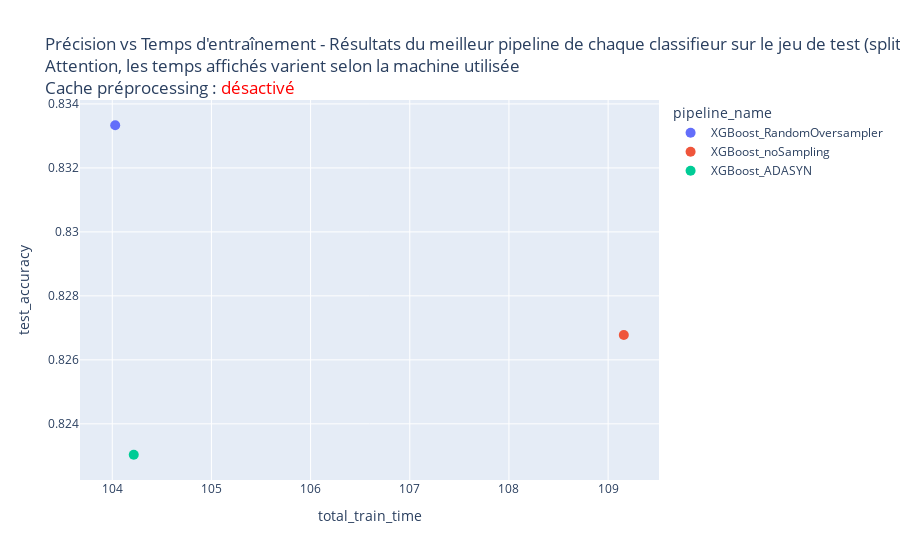
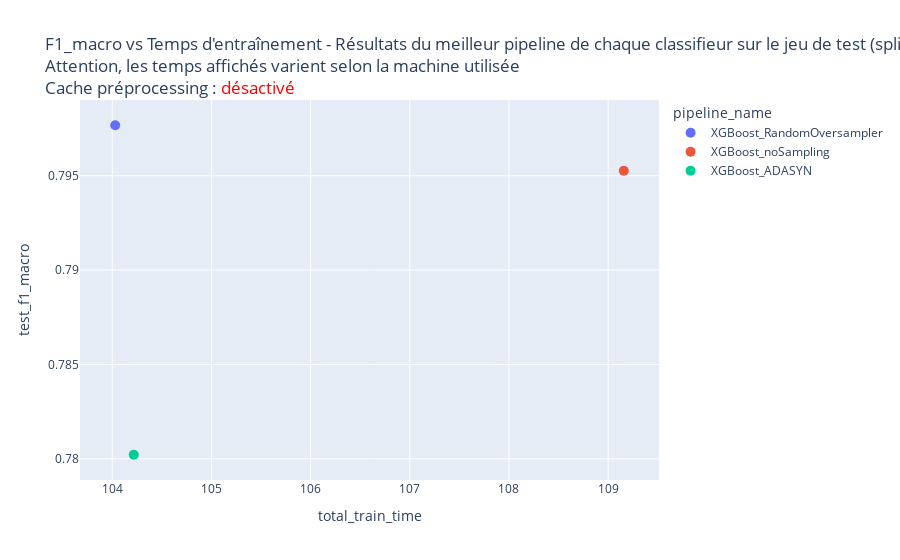
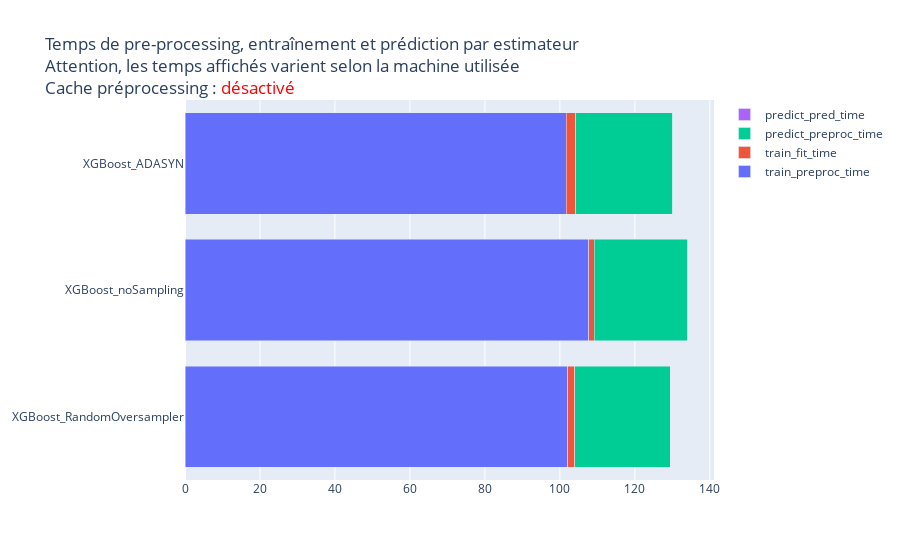

The notebook cell saved with these charts, in order:
### Code cell
# Définition des scores à afficher en fonction du temps
scores = {
    "test_accuracy": "Précision vs Temps d'entraînement - Résultats du meilleur pipeline de chaque classifieur sur le jeu de test (split 80/20)",
    "test_f1_macro": "F1_macro vs Temps d'entraînement - Résultats du meilleur pipeline de chaque classifieur sur le jeu de test (split 80/20)",
}

display_best_pipelines_graphs(best_pipelines_results_80_20)

### Figure 1 — Plotly figure (JSON) as saved in the notebook; plotly's stock layout.template omitted (floating-point values rounded to 4 significant figures)
{"data": [{"customdata": [["XGBoost_RandomOversampler"]], "hovertemplate": "pipeline_name=%{customdata[0]}<br>total_train_time=%{x:.2f}<br>test_accuracy=%{y:.4f}<extra></extra>", "legendgroup": "XGBoost_RandomOversampler", "marker": {"color": "#636efa", "size": 10, "symbol": "circle"}, "mode": "markers", "name": "XGBoost_RandomOversampler", "orientation": "v", "showlegend": true, "type": "scatter", "x": [104.0], "xaxis": "x", "y": [0.8333], "yaxis": "y"}, {"customdata": [["XGBoost_noSampling"]], "hovertemplate": "pipeline_name=%{customdata[0]}<br>total_train_time=%{x:.2f}<br>test_accuracy=%{y:.4f}<extra></extra>", "legendgroup": "XGBoost_noSampling", "marker": {"color": "#EF553B", "size": 10, "symbol": "circle"}, "mode": "markers", "name": "XGBoost_noSampling", "orientation": "v", "showlegend": true, "type": "scatter", "x": [109.2], "xaxis": "x", "y": [0.8268], "yaxis": "y"}, {"customdata": [["XGBoost_ADASYN"]], "hovertemplate": "pipeline_name=%{customdata[0]}<br>total_train_time=%{x:.2f}<br>test_accuracy=%{y:.4f}<extra></extra>", "legendgroup": "XGBoost_ADASYN", "marker": {"color": "#00cc96", "size": 10, "symbol": "circle"}, "mode": "markers", "name": "XGBoost_ADASYN", "orientation": "v", "showlegend": true, "type": "scatter", "x": [104.2], "xaxis": "x", "y": [0.823], "yaxis": "y"}], "layout": {"legend": {"title": {"text": "pipeline_name"}, "tracegroupgap": 0}, "title": {"text": "Précision vs Temps d'entraînement - Résultats du meilleur pipeline de chaque classifieur sur le jeu de test (split 80/20)<br>Attention, les temps affichés varient selon la machine utilisée<br>Cache préprocessing : <span style='color:red'>désactivé</span>"}, "xaxis": {"anchor": "y", "domain": [0, 1], "title": {"text": "total_train_time"}}, "yaxis": {"anchor": "x", "domain": [0, 1], "title": {"text": "test_accuracy"}}}}

### Figure 2 — Plotly figure (JSON) as saved in the notebook; plotly's stock layout.template omitted (floating-point values rounded to 4 significant figures)
{"data": [{"customdata": [["XGBoost_RandomOversampler"]], "hovertemplate": "pipeline_name=%{customdata[0]}<br>total_train_time=%{x:.2f}<br>test_f1_macro=%{y:.4f}<extra></extra>", "legendgroup": "XGBoost_RandomOversampler", "marker": {"color": "#636efa", "size": 10, "symbol": "circle"}, "mode": "markers", "name": "XGBoost_RandomOversampler", "orientation": "v", "showlegend": true, "type": "scatter", "x": [104.0], "xaxis": "x", "y": [0.7977], "yaxis": "y"}, {"customdata": [["XGBoost_noSampling"]], "hovertemplate": "pipeline_name=%{customdata[0]}<br>total_train_time=%{x:.2f}<br>test_f1_macro=%{y:.4f}<extra></extra>", "legendgroup": "XGBoost_noSampling", "marker": {"color": "#EF553B", "size": 10, "symbol": "circle"}, "mode": "markers", "name": "XGBoost_noSampling", "orientation": "v", "showlegend": true, "type": "scatter", "x": [109.2], "xaxis": "x", "y": [0.7953], "yaxis": "y"}, {"customdata": [["XGBoost_ADASYN"]], "hovertemplate": "pipeline_name=%{customdata[0]}<br>total_train_time=%{x:.2f}<br>test_f1_macro=%{y:.4f}<extra></extra>", "legendgroup": "XGBoost_ADASYN", "marker": {"color": "#00cc96", "size": 10, "symbol": "circle"}, "mode": "markers", "name": "XGBoost_ADASYN", "orientation": "v", "showlegend": true, "type": "scatter", "x": [104.2], "xaxis": "x", "y": [0.7802], "yaxis": "y"}], "layout": {"legend": {"title": {"text": "pipeline_name"}, "tracegroupgap": 0}, "title": {"text": "F1_macro vs Temps d'entraînement - Résultats du meilleur pipeline de chaque classifieur sur le jeu de test (split 80/20)<br>Attention, les temps affichés varient selon la machine utilisée<br>Cache préprocessing : <span style='color:red'>désactivé</span>"}, "xaxis": {"anchor": "y", "domain": [0, 1], "title": {"text": "total_train_time"}}, "yaxis": {"anchor": "x", "domain": [0, 1], "title": {"text": "test_f1_macro"}}}}

### Figure 3 — Plotly figure (JSON) as saved in the notebook; plotly's stock layout.template omitted (floating-point values rounded to 4 significant figures)
{"data": [{"name": "train_preproc_time", "orientation": "h", "type": "bar", "x": [102.0, 107.7, 101.7], "y": ["XGBoost_RandomOversampler", "XGBoost_noSampling", "XGBoost_ADASYN"]}, {"name": "train_fit_time", "orientation": "h", "type": "bar", "x": [1.983, 1.438, 2.533], "y": ["XGBoost_RandomOversampler", "XGBoost_noSampling", "XGBoost_ADASYN"]}, {"name": "predict_preproc_time", "orientation": "h", "type": "bar", "x": [25.44, 24.9, 25.88], "y": ["XGBoost_RandomOversampler", "XGBoost_noSampling", "XGBoost_ADASYN"]}, {"name": "predict_pred_time", "orientation": "h", "type": "bar", "x": [0.01724, 0.001122, 0.01687], "y": ["XGBoost_RandomOversampler", "XGBoost_noSampling", "XGBoost_ADASYN"]}], "layout": {"barmode": "stack", "title": {"text": "Temps de pre-processing, entraînement et prédiction par estimateur<br>Attention, les temps affichés varient selon la machine utilisée<br>Cache préprocessing : <span style='color:red'>désactivé</span>"}}}
